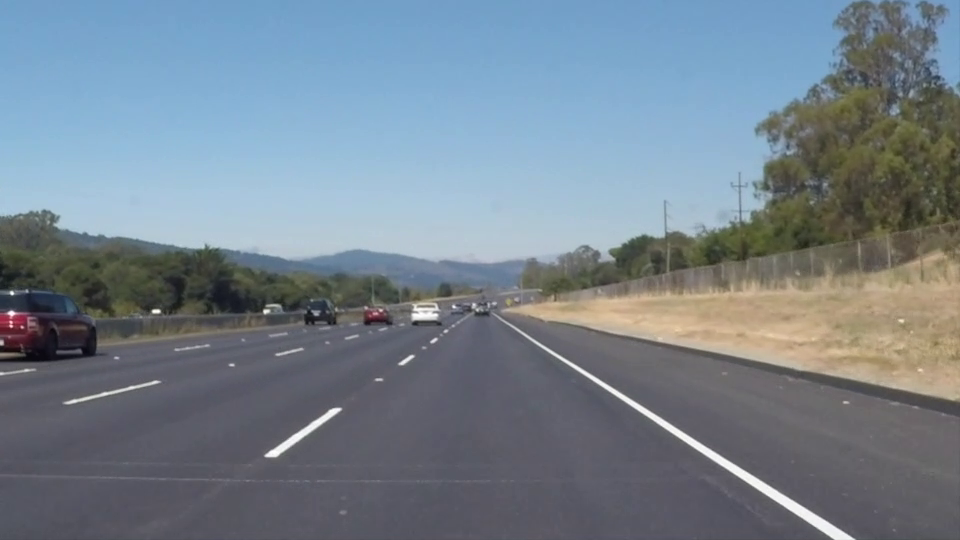
#> input picture frame 22 of monodepth2/assets/solidWhiteRight.mp4, 960 x 540 px, given in place of Road.mp4, which was not available
$ python videotest.py
#> lines starting #> are read from the running program, lines starting #| are printed output that depends on the picture
import cv2
cap = cv2.VideoCapture('Road.mp4')
while(cap.isOpened()):
    r, frame = cap.read()
#> frame is the input picture: shape (540, 960, 3); mean B, G, R 141.9, 130.7, 117.7
    dst = frame.copy()
    dst = frame[360:720, 320: 960]
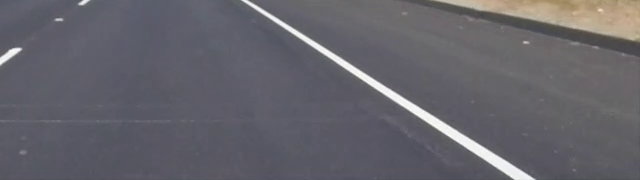
#> dst: shape (180, 640, 3); mean B, G, R 106.8, 99.7, 101.1
    cv2.imshow("src",frame)
    cv2.imshow("dst",dst)
    if cv2.waitKey(1) & 0xFF == ord('q'):
#> (key q is pressed here)
        break;
cap.release()
cv2.destroyAllWindows()

$ run again, starting later in the video
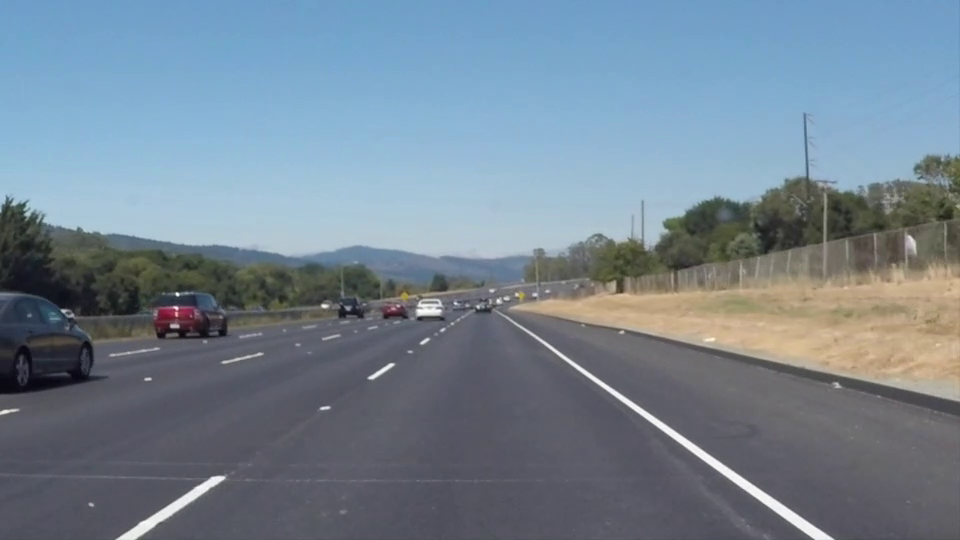
#> input picture frame 99 of monodepth2/assets/solidWhiteRight.mp4, 960 x 540 px, given in place of Road.mp4, which was not available
#> frame is the input picture: shape (540, 960, 3); mean B, G, R 146, 132.3, 116.7
#> `dst = frame[360:720, 320: 960]`:
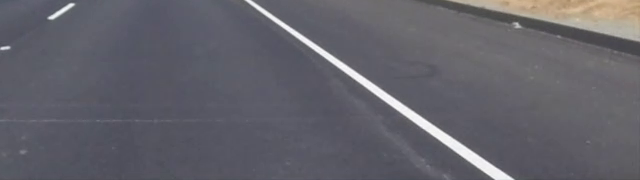
#> dst: shape (180, 640, 3); mean B, G, R 106.4, 98.5, 99.4

$ run again, starting later in the video
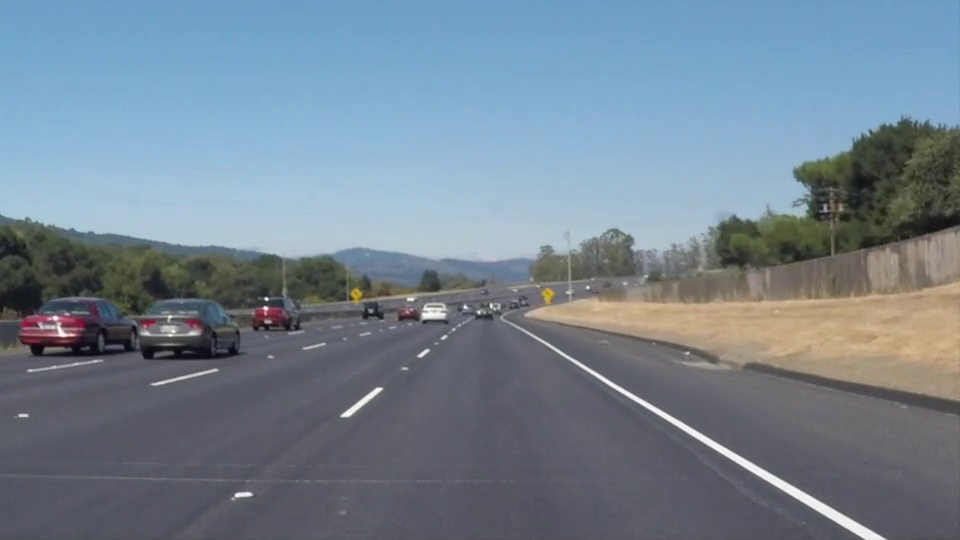
#> input picture frame 176 of monodepth2/assets/solidWhiteRight.mp4, 960 x 540 px, given in place of Road.mp4, which was not available
#> frame is the input picture: shape (540, 960, 3); mean B, G, R 145.2, 131.6, 116.5
#> `dst = frame[360:720, 320: 960]`:
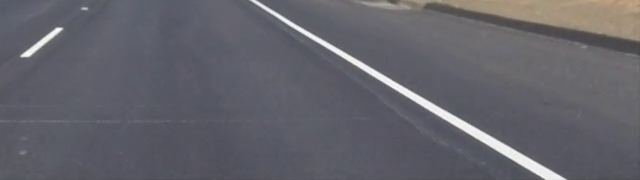
#> dst: shape (180, 640, 3); mean B, G, R 106.7, 99, 99.9
